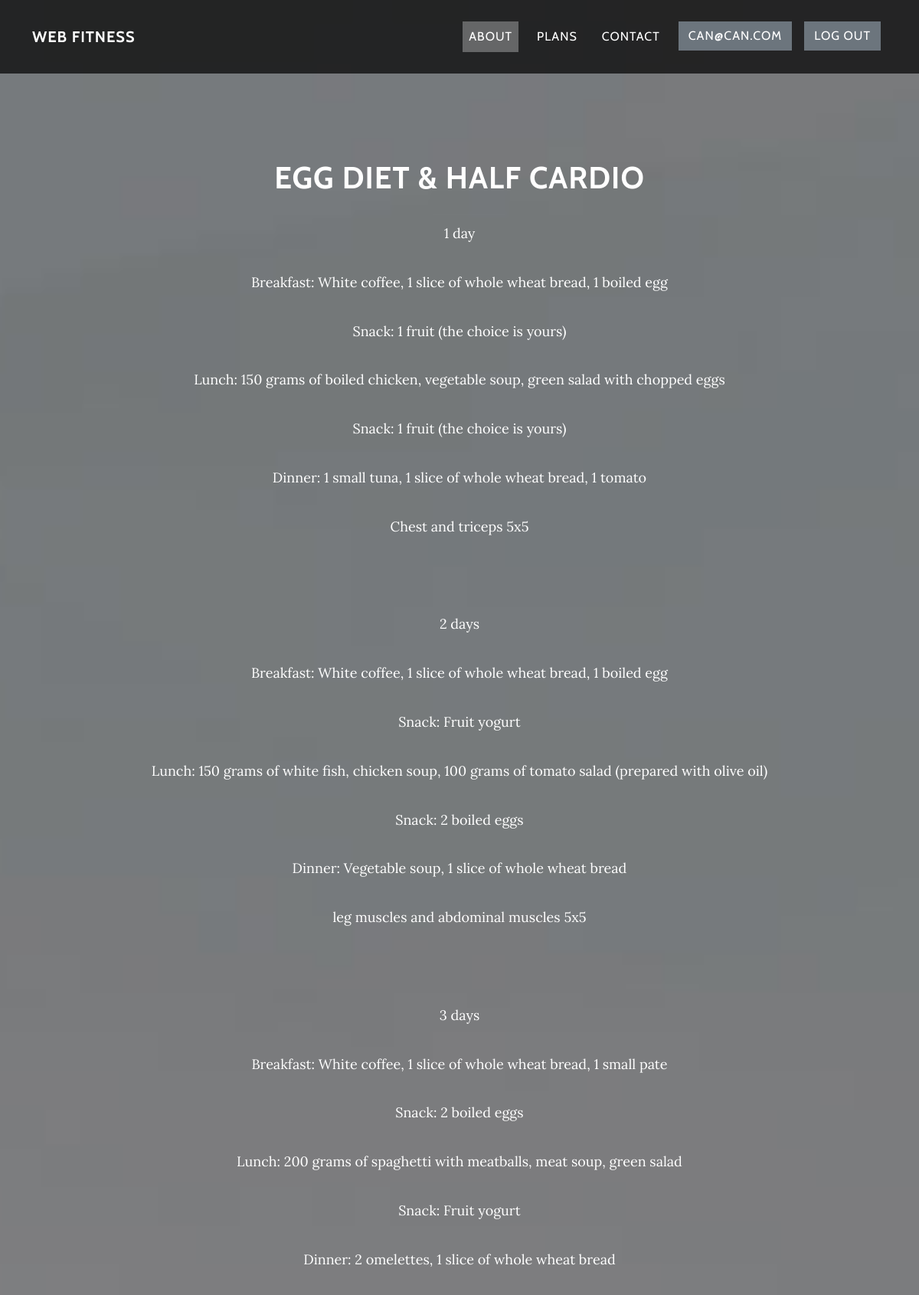
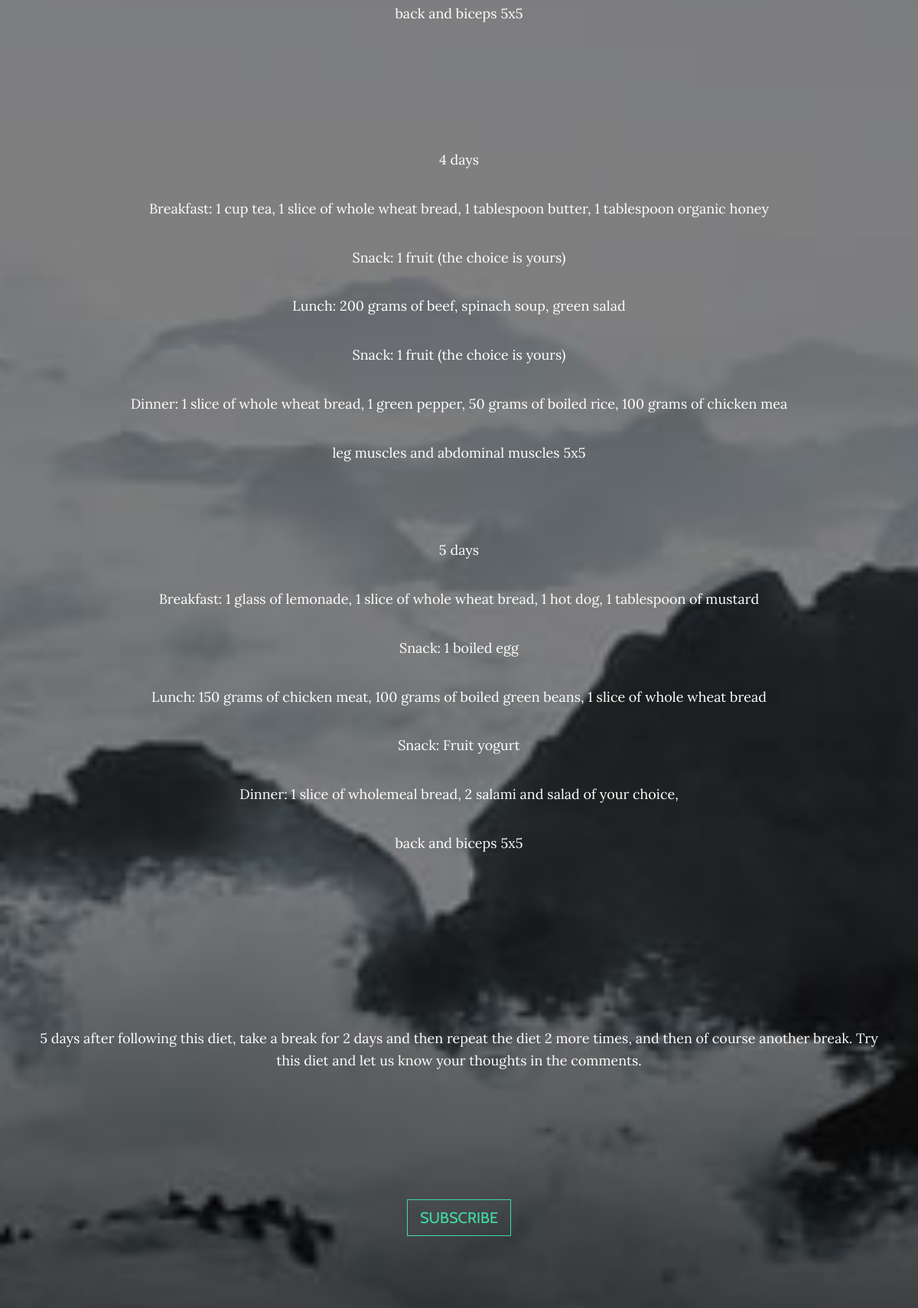
Screenshot of /plans.php?id=1 (signed in, upper part) with the database file from the repository (2 pictures, top to bottom).
### tables this page shows
CREATE TABLE `plans` (
  `plan_id` int(5) NOT NULL,
  `plan_title` text NOT NULL,
  `plan_desc` text NOT NULL,
  `plan_bmi_min` varchar(10) NOT NULL,
  `plan_bmi_max` varchar(10) NOT NULL,
  `plan_price` varchar(10) NOT NULL
);

### inc/db.php (called while the page is built, shortened)
<?php
class DB {
	static $pdo = null;
	static $charset = 'UTF8';
	static $last_stmt = null;
	public static function instance()
	{
		return
			self::$pdo == null ?
				self::init() :
				self::$pdo;
	}
	public static function init()
	{
		self::$pdo = new PDO(
			'mysql:host=' . MYSQL_HOST .';dbname=' . MYSQL_DB,
			MYSQL_USER,
			MYSQL_PASS
		);
        self::$pdo->setAttribute( PDO::ATTR_ERRMODE, PDO::ERRMODE_WARNING );
		self::$pdo->exec('SET NAMES `' . self::$charset . '`');
		self::$pdo->setAttribute(PDO::ATTR_DEFAULT_FETCH_MODE, PDO::FETCH_OBJ);
		return self::$pdo;
	}
	public static function query($query, $bindings = null)
	{
		if(is_null($bindings))
		{
			if(!self::$last_stmt = self::instance()->query($query))
				return false;
		}
		else
		{
			self::$last_stmt = self::prepare($query);
			if(!self::$last_stmt->execute($bindings))
				return false;
		}
		return self::$last_stmt;
	}
}

### plans.php (the view, shortened to what this page needs)
<!DOCTYPE html>
<html lang="en">
<?php
$plan_id = $_GET['id'];
?>
<head>
    <link rel="stylesheet" href="assets/bootstrap/css/bootstrap.min.css">
    <link rel="stylesheet" href="assets/fonts/font-awesome.min.css">
    <link rel="stylesheet" href="assets/fonts/ionicons.min.css">
    <link rel="stylesheet" href="assets/css/Login-Form-Dark.css">
    <link rel="stylesheet" href="assets/css/styles.css">
</head>
<body>
    <?php
    include './inc/header.php';
    ?>
    <section class="text-center download-section content-section" data-bss-parallax-bg="true" id="plans" style="background-image: url(assets/img/intro-bg.jpg);background-position: center;background-size: cover;">
        <div class="container d-lg-flex justify-content-lg-center align-items-lg-center">
            <?php
            $sql = 'SELECT * FROM plans WHERE plan_id = "'.$plan_id.'"';
            foreach (DB::query($sql) as $row) {
                echo '<form method="post">';
                echo '<div class="col bg-box p-2">';
                echo '<h1>'.$row->plan_title.'</h1>';
                echo '<p>'.$row->plan_desc.'</p>';
                echo '<input class="btn btn-primary btn-lg btn-default text-center m-1" value="Subscribe" name="subscribe" type="submit"></input>';
                echo '</form>';
                echo '</div>';
            }
            ?>
    </section>
</body>
</html>

### rows the page displays
plans: plan_title "EGG DIET & HALF CARDIO", plan_desc "1 day Breakfast: White coffee, 1 slice of whole wheat bread, 1 boiled egg Snack: 1 fruit (the choice is yours) Lunch: 150 grams of boiled chicken, vegetable soup, green salad with chopped eggs Snack: 1 fruit (the choice is yours) Dinner: 1 small tuna, 1 slice of whole wheat bread, 1 tomato Chest and triceps 5x5 2 days Breakfast: White coffee, 1 slice of whole wheat bread, 1 boiled egg Snack: Fruit yogurt Lunch: 150 grams of white fish, chicken soup, 100 grams of tomato salad (prepared with olive oil) Snack: 2 boiled eggs Dinner: Vegetable soup, 1 slice of whole wheat bread leg muscles and abdominal muscles 5x5 3 days Breakfast: White coffee, 1 slice of whole wheat bread, 1 small pate Snack:…"

### other values shown
$_SESSION['email'] "CAN@CAN.COM"
